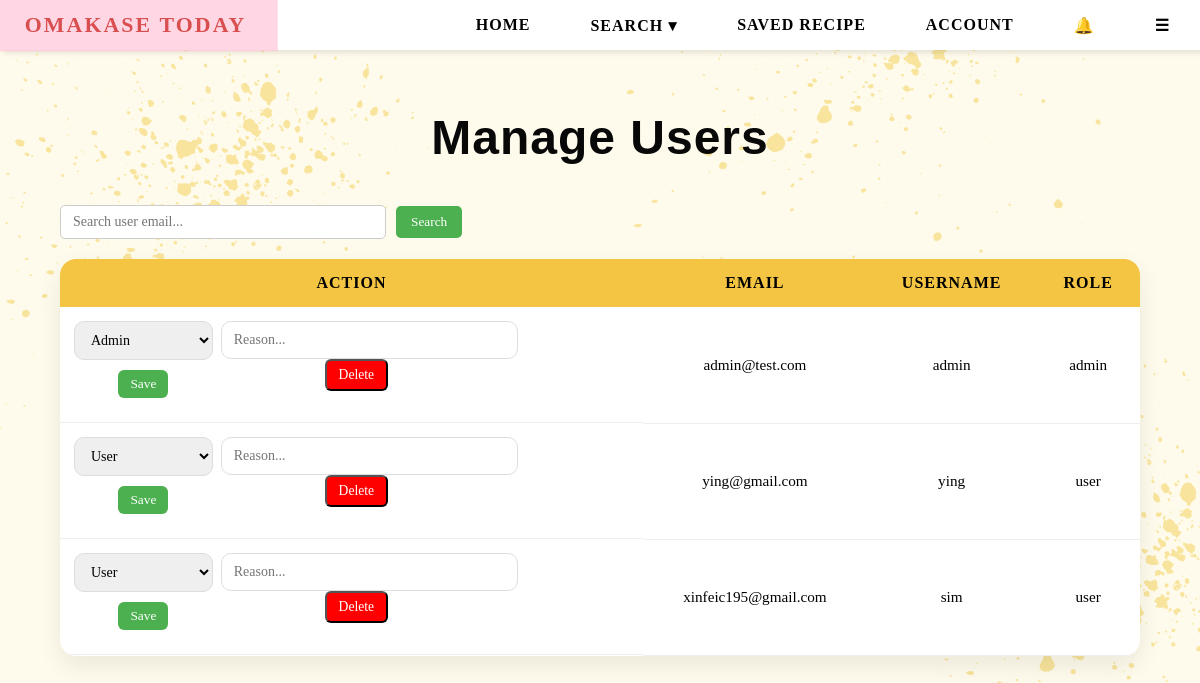
Before: /admin/users (signed in) with the older database file.
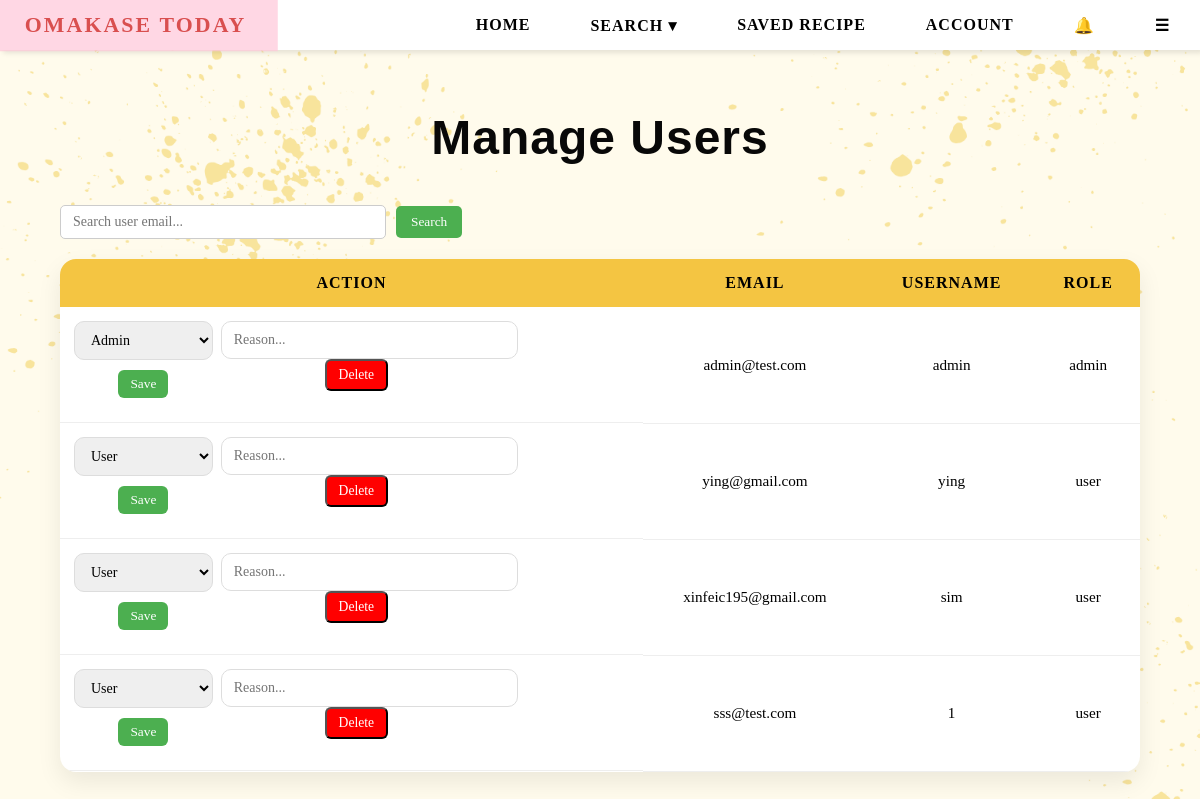
After: the same page with the newer database file.
### tables this page shows
CREATE TABLE users (
        email TEXT PRIMARY KEY,
        username TEXT,
        password TEXT,
        bio TEXT,
        profile_pic TEXT,
        role TEXT DEFAULT 'user'
    , reset_token TEXT, reset_used INTEGER DEFAULT 0, reset_viewed INTEGER DEFAULT 0);

### app.py (the view)
@app.route("/admin/users")
def admin_users():
    if session.get("role") != "admin":
        return "403 Forbidden"
    conn = sqlite3.connect(DB_PATH)
    c = conn.cursor()
    c.execute("SELECT email, username, role FROM users")
    users = c.fetchall()
    conn.close()
    return render_template("admin_users.html", users=users)

### app.py (called while the page is built)
@app.context_processor
def inject_notifications():
    if "user" not in session:
        return dict(
            new_notifications=[],
            old_notifications=[],
            notif_count=0
        )
    conn = sqlite3.connect(DB_PATH)
    c = conn.cursor()
    c.execute("""
        SELECT message, is_read, created_at
        FROM notifications
        WHERE user_email = ?
        ORDER BY created_at DESC
        LIMIT 5
    """, (session["user"],))
    rows = c.fetchall()
    new_notifs = [n for n in rows if n[1] == 0]
    old_notifs = [n for n in rows if n[1] == 1]
    c.execute("""
        SELECT COUNT(*) FROM notifications
        WHERE user_email = ? AND is_read = 0
    """, (session["user"],))
    count = c.fetchone()[0]
    conn.close()
    return dict(
        new_notifications=new_notifs,
        old_notifications=old_notifs,
        notif_count=count
    )

### templates/admin_users.html (shortened to what this page needs)
{% extends "base.html" %}
{% block content %}
<div class="admin-users-wrapper">
    <h1 class="admin-title">Manage Users</h1>
    <div class="admin-controls">
        <input type="text" id="userSearch" class="search-input"
            placeholder="Search user email...">
        <button onclick="filterUsers()" class="search-btn">
            Search
        </button>
    </div>
    <table class="users-table">
        <thead>
            <tr>
                <th>ACTION</th>
                <th>EMAIL</th>
                <th>USERNAME</th>
                <th>ROLE</th>
            </tr>
        </thead>
        <tbody id="userBody">
            {% for u in users %}
            <tr>
                <td style="display:flex; gap:8px; flex-wrap:wrap;">
                    <form action="/admin/users/update/{{ u[0] }}" method="POST">
                        <select name="role">
                            <option value="user" {% if u[2]=='user' %}selected{% endif %}>User</option>
                            <option value="admin" {% if u[2]=='admin' %}selected{% endif %}>Admin</option>
                        </select>
                        <button type="submit" class="update-btn">Save</button>
                    </form>
                    <form action="/admin/delete/{{ u[0] }}" method="POST"
                          onsubmit="return confirmDelete(this)">
                        <input type="text" name="reason"
                               placeholder="Reason..."
                               required
                               class="reason-input">
                        <button type="submit" class="delete-btn">
                            Delete
                        </button>
                    </form>
                </td>
                <td>{{ u[0] }}</td>
                <td>{{ u[1] }}</td>
                <td>{{ u[2] }}</td>
            </tr>
            {% endfor %}
        </tbody>
    </table>
</div>
{% endblock %}

### templates/base.html (shortened to what this page needs)
<!DOCTYPE html>
<html lang="en">
<head>
    <link rel="stylesheet" href="{{ url_for('static', filename='css/style.css') }}">
</head>
<body>
<nav>
    <ul>
        <li><a href="{{ url_for('home') }}">Omakase Today</a></li>
        <li class="hideOnMobile"><a href="{{ url_for('home') }}">HOME</a></li>
        <li class="hideOnMobile dropdown">
            <a href="javascript:void(0)" class="dropbtn">SEARCH ▾</a>
        </li>
        <li class="hideOnMobile"><a href="{{ url_for('saved_recipes') }}">SAVED RECIPE</a></li>
        <li class="hideOnMobile"><a href="{{ url_for('profile') }}">ACCOUNT</a></li>
        <li class="notif-wrapper">
            <a href="#" class="notif-icon" onclick="toggleNotif(event)">
                🔔
            </a>
        </li>
        <li class="menu-button" onclick=showSidebar()><a href="#">☰</a></li>
    </ul>
</nav>
{% block content %}{% endblock %}
</body>
</html>

Changed rows visible on the page:
added users: role "User", email "sss@test.com", username "1", role "user"
